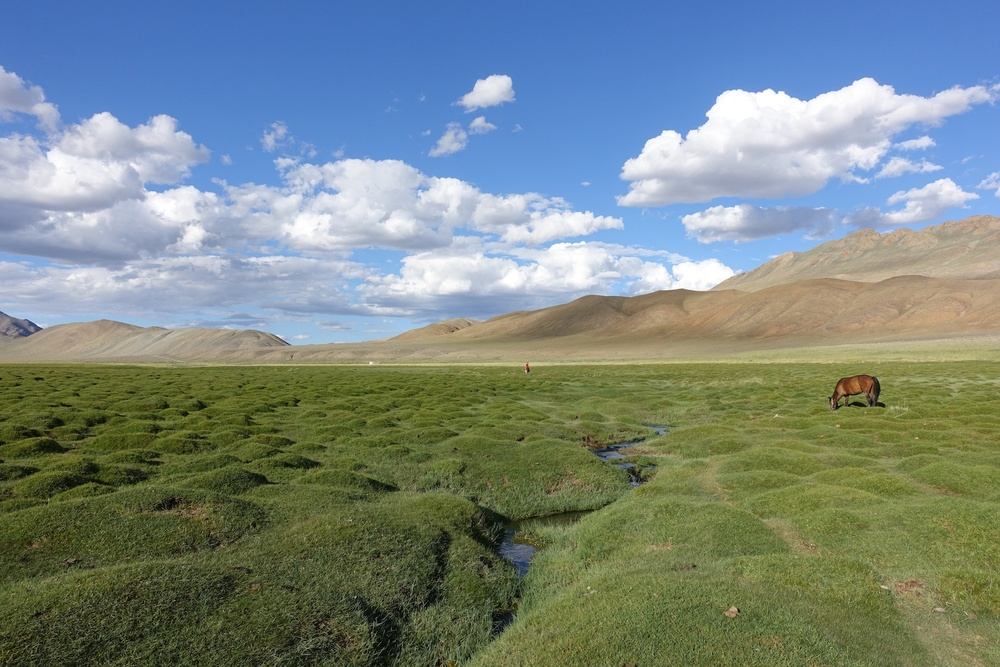
#> input picture data/input/1.jpg, 1000 x 667 px, shrunk from 1620 x 1080 before the run
$ python main.py
#> lines starting #> are read from the running program, lines starting #| are printed output that depends on the picture
#> further down, image1 is the input picture: shape (667, 1000, 3); mean B, G, R 131.7, 135.7, 121.1
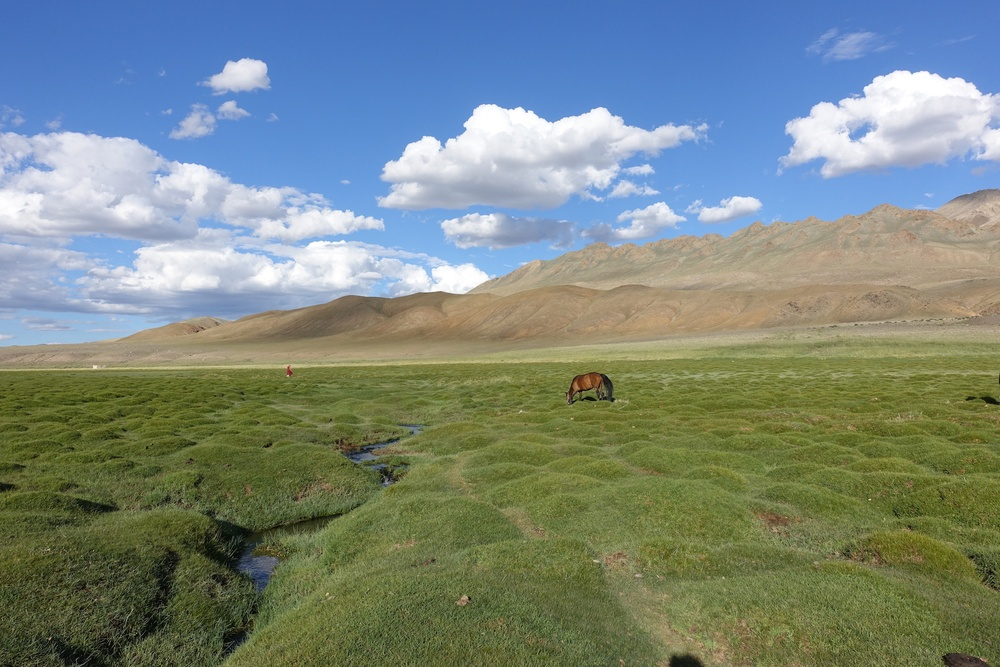
#> input picture data/input/2.jpg, 1000 x 667 px, shrunk from 1620 x 1080 before the run
#> further down, image2 is the input picture: shape (667, 1000, 3); mean B, G, R 129.1, 136, 122
### scripts/matches.py
import cv2
import numpy as np
from matplotlib import pyplot as plt


def find_matches(base_image, second_image):

  # Using SIFT to find the keypoints and decriptors in the images
  sift = cv2.SIFT_create()
  base_image_kp, base_image_des = sift.detectAndCompute(cv2.cvtColor(base_image, cv2.COLOR_BGR2GRAY), None)
#> base_image_kp = 2422 keypoints; strongest (x, y, size): (739, 611, 2), (492, 89, 21.3), (882, 405, 3.3), (38, 329, 3.9)
  second_image_kp, second_image_des = sift.detectAndCompute(cv2.cvtColor(second_image, cv2.COLOR_BGR2GRAY), None)
#> second_image_kp = 1924 keypoints; strongest (x, y, size): (244, 73, 23.4), (469, 598, 2.1), (95, 367, 2.9), (498, 131, 44.4)


  # Using Brute Force matcher to find matches.
  bf_matcher = cv2.BFMatcher()
  initial_matches = bf_matcher.knnMatch(base_image_des, second_image_des, k=2)
#> initial_matches = 2422 matches

  # Applying ratio test and filtering out the good matches.
  good_matches = []
  for m, n in initial_matches:
    if m.distance < 0.75 * n.distance:
      good_matches.append([m])
#> after the loop, good_matches = 673 matches

  return good_matches, base_image_kp, second_image_kp

### scripts/panorama.py
import cv2
import numpy as np
from matplotlib import pyplot as plt


from .matches import find_matches
from .homography import find_homography
from .correction import get_new_frame_size_and_matrix


def stitch_images(base_image, second_image):

    # Finding matches between the 2 images and their keypoints
    matches, base_image_kp, second_image_kp = find_matches(base_image, second_image)
#> matches = 673 matches

    # Finding homography matrix.
    homography_matrix, status = find_homography(matches, base_image_kp, second_image_kp)

    # Finding size of new frame of stitched images and updating the homography matrix
    new_frame_size, correction, homography_matrix = get_new_frame_size_and_matrix(homography_matrix, second_image.shape[:2], base_image.shape[:2])


    # Finally placing the images upon one another.
    panorama = cv2.warpPerspective(second_image, homography_matrix, (new_frame_size[1], new_frame_size[0]))
    panorama[correction[1]:correction[1]+base_image.shape[0], correction[0]:correction[0]+base_image.shape[1]] = base_image

    return panorama

### scripts/homography.py
import cv2
import numpy as np
from matplotlib import pyplot as plt


def find_homography(matches, base_image_kp, second_image_kp):

    # If less than 4 matches found, exit the code.
    if len(matches) < 4:
        print("\nNot enough matches found between the 2 images.\n")
        exit(0)

    # Storing coordinates of points corresponding to the matches found in both the images
    base_image_pts = []
    second_image_pts = []
    for match in matches:
        base_image_pts.append(base_image_kp[match[0].queryIdx].pt)
        second_image_pts.append(second_image_kp[match[0].trainIdx].pt)
#> after the loop, base_image_pts = 673 pairs, first value 104.9 to 995.8, second value 78.03 to 659.7; second_image_pts = 673 pairs, first value 4.75 to 985.2, second value 63.44 to 661.1

    # Changing the datatype to "float32" for finding homography
    base_image_pts = np.float32(base_image_pts)
    second_image_pts = np.float32(second_image_pts)

    # Finding the homography matrix(transformation matrix).
    (homographic_matrix, static) = cv2.findHomography(second_image_pts, base_image_pts, cv2.RANSAC, 4.0)
#> homographic_matrix = [[0.578, 0.0395, 289.4], [-0.145, 0.837, 54.6], [-0.000423, -5.66e-06, 1]]; static = 673 values, max 1 at index 4, min 0 at index 0, mean 0.738
#> in stitch_images, `homography_matrix, status = find_homography(matches, base_image_kp, se..`: homography_matrix has the same summary as homographic_matrix in find_homography; status has the same summary as static in find_homography

    return homographic_matrix, static

### scripts/correction.py
import cv2
import numpy as np
from matplotlib import pyplot as plt


def get_new_frame_size_and_matrix(homography_matrix, second_image_shape, base_image_shape):

     # Reading the size of the image
#> called with homography_matrix = array of shape (3, 3), second_image_shape = (667, 1000), base_image_shape = (667, 1000)
    (height, width) = second_image_shape

    # Taking the matrix of initial coordinates of the corners of the secondary image
    # Stored in the following format: [[x1, x2, x3, x4], [y1, y2, y3, y4], [1, 1, 1, 1]]
    # Where (xi, yi) is the coordinate of the i th corner of the image.
    initial_matrix = np.array([[0, width - 1, width - 1, 0], [0, 0, height - 1, height - 1], [1, 1, 1, 1]])


    # Finding the final coordinates of the corners of the image after transformation.
    # NOTE: Here, the coordinates of the corners of the frame may go out of the
    # frame(negative values). We will correct this afterwards by updating the
    # homography matrix accordingly.
    final_matrix = np.dot(homography_matrix, initial_matrix)
#> final_matrix = [[289.4, 866.4, 892.7, 315.6], [54.6, -90.41, 466.9, 611.9], [1, 0.577, 0.573, 0.996]]

    [x, y, c] = final_matrix
#> x = [289.4, 866.4, 892.7, 315.6]; y = [54.6, -90.41, 466.9, 611.9]; c = [1, 0.577, 0.573, 0.996]
    x = np.divide(x, c)
#> x = [289.4, 1501.5, 1557.2, 316.8]
    y = np.divide(y, c)
#> y = [54.6, -156.7, 814.5, 614.2]

    # Finding the dimentions of the stitched image frame and the "correction" factor
    min_x, max_x = int(round(min(x))), int(round(max(x)))
#> min_x = 289; max_x = 1557
    min_y, max_y = int(round(min(y))), int(round(max(y)))
#> min_y = -157; max_y = 814

    new_width = max_x
#> new_width = 1557
    new_height = max_y
#> new_height = 814
    correction = [0, 0]
    if min_x < 0:
        new_width -= min_x
        correction[0] = abs(min_x)
    if min_y < 0:
        new_height -= min_y
#> new_height = 971
        correction[1] = abs(min_y)

    # Again correcting new_width and new_height
    # Helpful when secondary image is overlaped on the left hand side of the Base image.
    if new_width < base_image_shape[1] + correction[0]:
        new_width = base_image_shape[1] + correction[0]
    if new_height < base_image_shape[0] + correction[1]:
        new_height = base_image_shape[0] + correction[1]

    # Finding the coordinates of the corners of the image if they all were within the frame.
    x = np.add(x, correction[0])
    y = np.add(y, correction[1])
#> y = [211.6, 0.333, 971.5, 771.2]
    old_initial_points = np.float32([[0, 0],
                                   [width - 1, 0],
                                   [width - 1, height - 1],
                                   [0, height - 1]])
    new_final_points = np.float32(np.array([x, y]).transpose())
#> new_final_points = [[289.4, 211.6], [1501.5, 0.333], [1557.2, 971.5], [316.8, 771.2]]

    # Updating the homography matrix. Done so that now the secondary image completely
    # lies inside the frame
    homography_matrix = cv2.getPerspectiveTransform(old_initial_points, new_final_points)
#> homography_matrix = [[0.578, 0.0395, 289.4], [-0.212, 0.836, 211.6], [-0.000423, -5.66e-06, 1]]

    return [new_height, new_width], correction, homography_matrix

### main.py
import cv2
import numpy as np
from matplotlib import pyplot as plt
import os
from scripts.panorama import stitch_images


if __name__ == "__main__":


    # Load the images
    # Use absolute paths for debugging purposes
    root_dir = os.path.abspath(os.path.join(os.path.dirname(__file__), './data'))
    image1_path = os.path.join(root_dir, 'input', '1.jpg')
    image2_path = os.path.join(root_dir, 'input', '2.jpg')
    output_image_path = os.path.join(root_dir, 'output', 'panorama.jpg')

    # Print the full paths for debugging
    print(f"Image 1 path: {image1_path}")
    print(f"Image 2 path: {image2_path}")
    print(f"Output image path: {output_image_path}")

    # Load the images
    image1 = cv2.imread(image1_path)
    image2 = cv2.imread(image2_path)
    if image1 is None:
        raise FileNotFoundError(f"Failed to load image: {image1_path}")
    if image2 is None:
        raise FileNotFoundError(f"Failed to load image: {image2_path}")


    # Checking if images read
    if image1 is None or image2 is None:
        print("\nImages not read properly or does not exist.\n")
        exit(0)

    # Calling function for stitching images.
    panorama = stitch_images(image1, image2)
#> in stitch_images, `new_frame_size, correction, homography_matrix = get_new_frame_size_and..`: new_frame_size = [971, 1557]; correction = [0, 157]
#> in stitch_images, `panorama = cv2.warpPerspective(second_image, homography_matrix, (new_f..`:
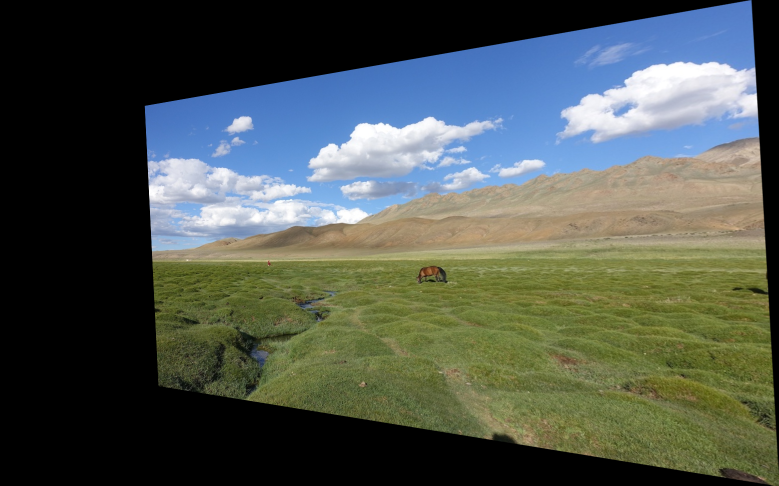
#> panorama: shape (971, 1557, 3) (shown at 1/2 size); mean B, G, R 79.1, 85.6, 77.8
#> in stitch_images, `panorama[correction[1]:correction[1]+base_image.shape[0], correction[0..`:
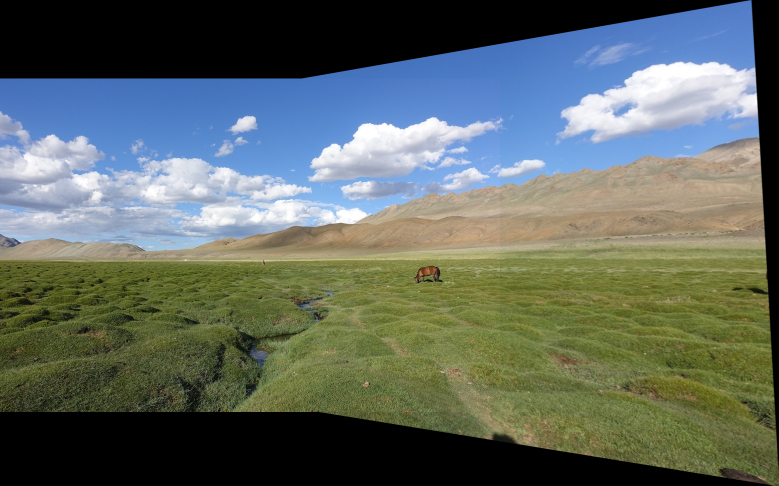
#> panorama: shape (971, 1557, 3) (shown at 1/2 size); mean B, G, R 98.2, 104.7, 94.9

    # Saving the stitched image.
    cv2.imwrite(output_image_path, panorama)

    # Displaying the stitched images.
    plt.imshow(panorama)
    plt.show()
